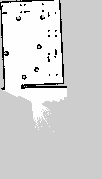
#> input picture navigation_setup/maps/map.pgm, 102 x 179 px, found by its file name
$ python test4.py
#> lines starting #> are read from the running program, lines starting #| are printed output that depends on the picture; after the words box and inside, x2 and y2 are one past the last pixel; in counts of white or black regions, pixels touching at a corner belong together
import cv2
import numpy as np
import itertools
import math
import os

# --- Function to find table leg candidates ---
def find_table_leg_candidates(image_path, config):
    """
    Finds potential table leg locations (small, dark, round-ish blobs)
    in a PGM occupancy map.
    """
    # 1. Load the image in grayscale
    img = cv2.imread(image_path, cv2.IMREAD_GRAYSCALE)
#> img is the input picture: shape (179, 102); min 0, max 254, mean 212.2
    if img is None:
        print(f"Error: Could not load image from {image_path}")
        return [], None

    height, width = img.shape
#> height = 179; width = 102
    print(f"Map dimensions: {width} pixels wide x {height} pixels high")
#| Map dimensions: 102 pixels wide x 179 pixels high

    # Map corners
    corners = {
        "Top-Left": (0, 0),
        "Top-Right": (width - 1, 0),
        "Bottom-Left": (0, height - 1),
        "Bottom-Right": (width - 1, height - 1)
    }

    print("\n--- Map Pixel Corners ---")
    for name, coord in corners.items():
        print(f"{name}: {coord}")

    output_img = cv2.cvtColor(img, cv2.COLOR_GRAY2BGR)
    for coord in corners.values():
        cv2.circle(output_img, coord, 10, (255, 0, 0), 2)
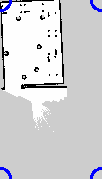
#> output_img: shape (179, 102, 3); 1.13% of pixels changed, all inside (x1, y1, x2, y2) = (0, 0, 102, 179)

    # 2. Thresholding
    _, binary_img = cv2.threshold(
        img,
        config['occupancy_threshold'],
        255,
        cv2.THRESH_BINARY_INV
    )
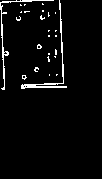
#> binary_img: shape (179, 102); 3.7% white in thin lines or dots, all inside (x1, y1, x2, y2) = (0, 0, 67, 90)

    # 3. Find blobs (contours)
    contours, _ = cv2.findContours(
        binary_img,
        cv2.RETR_EXTERNAL,
        cv2.CHAIN_APPROX_SIMPLE
    )
#> contours = 25 contours, 23 with area under 20; largest, box (x1, y1, x2, y2) and area: (21, 0, 67, 89) 134, (0, 0, 54, 90) 88

    leg_points = []
    print(f"\nFound {len(contours)} total dark blobs. Filtering...")
#> (printed output is left out)

    # 4. Filter the blobs
    for cnt in contours:
        area = cv2.contourArea(cnt)
        if config['min_area'] < area < config['max_area']:
            perimeter = cv2.arcLength(cnt, True)
            if perimeter == 0:
                continue
            circularity = (4 * np.pi * area) / (perimeter * perimeter)

            if circularity >= config['min_circularity']:
                M = cv2.moments(cnt)
                if M["m00"] != 0:
                    cx = int(M["m10"] / M["m00"])
                    cy = int(M["m01"] / M["m00"])
                    leg_points.append((cx, cy))
                    cv2.circle(output_img, (cx, cy), 5, (0, 255, 0), -1)
                    cv2.drawContours(output_img, [cnt], -1, (0, 0, 255), 1)
#> this loop made 25 passes
#> area on passes 24 to 25: 133.5, 88.5
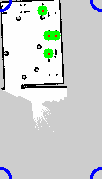
#> output_img: shape (179, 102, 3); 1.69% of pixels changed, all inside (x1, y1, x2, y2) = (37, 5, 61, 59)
#> after the loop, leg_points = [(48, 53), (55, 35), (48, 35), (42, 10)]

    return leg_points, output_img


# --- Helper functions for geometry ---
def dist_sq(p1, p2):
    """Calculates the squared Euclidean distance between two points."""
    return (p1[0] - p2[0])**2 + (p1[1] - p2[1])**2

def order_points(pts):
    """Sorts 4 points into a clockwise order for drawing."""
    cx = np.mean([p[0] for p in pts])
    cy = np.mean([p[1] for p in pts])

    def angle_from_centroid(p):
        return math.atan2(p[1] - cy, p[0] - cx)

    return sorted(pts, key=angle_from_centroid)


# --- Function to find rectangles from 4 points ---
def find_rectangles_from_points(points, output_img, config):
    """
    Finds parallelograms matching dimension constraints from a list of points.

    NOTE: This function only checks for 2 pairs of equal-length sides
    (2 'lengths' and 2 'breadths'). It does NOT check for right angles
    or equal diagonals, so it will find parallelograms, not just rectangles.
    """
    min_L_sq = config['min_len']**2
    max_L_sq = config['max_len']**2
    min_B_sq = config['min_breadth']**2
    max_B_sq = config['max_breadth']**2

    found_rectangles = []

    if len(points) < 4:
        return [], output_img

    # Check every combination of 4 points
    for combo in itertools.combinations(points, 4):
        p1, p2, p3, p4 = combo

        # Calculate all 6 pairs and their distances
        pairs = [
            (p1, p2), (p1, p3), (p1, p4),
            (p2, p3), (p2, p4), (p3, p4)
        ]

        dists_sq = []
        print("\n🔹 Checking 4-point combo:")
        for (a, b) in pairs:
            d2 = dist_sq(a, b)
            d = math.sqrt(d2)
            dists_sq.append(d2)
            print(f"   Pair {a} ↔ {b} → Distance = {d:.2f} px (sq={d2:.2f})")

        # Count matches
        breadth_matches = 0
        length_matches = 0

        for d_sq in dists_sq:
            is_breadth = (min_B_sq <= d_sq <= max_B_sq)
            is_length = (min_L_sq <= d_sq <= max_L_sq)

            if is_breadth:
                breadth_matches += 1
            elif is_length:
                length_matches += 1

        print(f"   Found: {length_matches} length matches, {breadth_matches} breadth matches.")

        # Check if exactly 2 of each (remaining 2 are diagonals)
        if breadth_matches == 2 and length_matches == 2:
            print("✅ 4-Point shape found! (2 matching lengths, 2 matching breadths)")

            # Order points and add to list
            ordered_pts = order_points([p1, p2, p3, p4])
            found_rectangles.append(ordered_pts)

            # Draw the polygon (Yellow)
            pts_array = np.array(ordered_pts, dtype=np.int32).reshape((-1, 1, 2))
            cv2.polylines(output_img, [pts_array], isClosed=True, color=(0, 255, 255), thickness=2)

    return found_rectangles, output_img


# --- NEW Function to find rectangles from 3 points ---
def find_rectangles_from_3_points(points, output_img, config):
    """
    Finds rectangles by checking 3-point combinations.

    This function checks if 3 points form a right-angled corner
    of the desired rectangle. If so, it infers the 4th point
    and draws the resulting rectangle.
    """
    min_L_sq = config['min_len']**2
    max_L_sq = config['max_len']**2
    min_B_sq = config['min_breadth']**2
    max_B_sq = config['max_breadth']**2
    # Tolerance for (L^2 + B^2 = D^2) check
    pythag_tol_sq = config.get('pythag_tolerance_sq', 50.0)

    found_rectangles = []

    if len(points) < 3:
        return [], output_img

    # Check every combination of 3 points
    for combo in itertools.combinations(points, 3):
        p1, p2, p3 = combo

        # Calculate squared distances
        d12_sq = dist_sq(p1, p2)
        d13_sq = dist_sq(p1, p3)
        d23_sq = dist_sq(p2, p3)

        # Store potential corners: (corner, adj1, adj2, hyp_sq)
        # We test each point as the potential corner of the right angle.
        potentials = [
            (p1, p2, p3, d23_sq),  # p1 is corner, d23 is hypotenuse
            (p2, p1, p3, d13_sq),  # p2 is corner, d13 is hypotenuse
            (p3, p1, p2, d12_sq)   # p3 is corner, d12 is hypotenuse
        ]

        print(f"\n🔹 Checking 3-point combo: {p1}, {p2}, {p3}")

        for corner, adj1, adj2, hyp_sq in potentials:
            side1_sq = dist_sq(corner, adj1)
            side2_sq = dist_sq(corner, adj2)

            # 1. Check for right angle (Pythagorean theorem)
            if abs(side1_sq + side2_sq - hyp_sq) > pythag_tol_sq:
                # print(f"   - {corner} as corner: Fails right-angle check.")
                continue

            # 2. Check if sides match Length and Breadth
            is_L1 = min_L_sq <= side1_sq <= max_L_sq
            is_B1 = min_B_sq <= side1_sq <= max_B_sq
            is_L2 = min_L_sq <= side2_sq <= max_L_sq
            is_B2 = min_B_sq <= side2_sq <= max_B_sq

            # Check for one L and one B (in either order)
            if (is_L1 and is_B2) or (is_B1 and is_L2):
                # Found a valid 3-point corner!
                print(f"✅ 3-Point corner found! Corner: {corner}, Sides: {math.sqrt(side1_sq):.1f}, {math.sqrt(side2_sq):.1f}")

                # Infer the 4th point using vector addition
                # P4 = P_adj1 + P_adj2 - P_corner
                p4_x = adj1[0] + adj2[0] - corner[0]
                p4_y = adj1[1] + adj2[1] - corner[1]
                p4 = (p4_x, p4_y)

                # Order points and add to list
                all_points = [corner, adj1, adj2, p4]
                ordered_pts = order_points(all_points)
                found_rectangles.append(ordered_pts)

                # Draw the inferred point (Blue X)
                cv2.circle(output_img, p4, 8, (255, 100, 0), 2)
                cv2.line(output_img, (p4[0]-5, p4[1]-5), (p4[0]+5, p4[1]+5), (255, 100, 0), 2)
                cv2.line(output_img, (p4[0]-5, p4[1]+5), (p4[0]+5, p4[1]-5), (255, 100, 0), 2)

                # Draw the full polygon (Magenta)
                pts_array = np.array(ordered_pts, dtype=np.int32).reshape((-1, 1, 2))
                cv2.polylines(output_img, [pts_array], isClosed=True, color=(255, 0, 255), thickness=2)

                # Found one, break from checking other corners for this combo
                break

    return found_rectangles, output_img


# --- Main script execution ---
if __name__ == "__main__":
    blob_config = {
        'occupancy_threshold': 100,
        'min_area': 0.9,
        'max_area': 10,
        'min_circularity': 0.6
    }

    rect_config = {
        'min_len': 35,
        'max_len': 37,
        'min_breadth': 25,
        'max_breadth': 27,
        # Tolerance for 3-point check (L^2 + B^2 = D^2)
        # A value of 50 allows for a combined error of ~7 pixels (sqrt(50))
        'pythag_tolerance_sq': 50.0
    }

    try:
        # Determine paths
        curr_dir = os.path.dirname(os.path.abspath(__file__))
    except NameError:
        # Fallback for interactive environments (like Jupyter)
        curr_dir = os.getcwd()
        print("Note: `__file__` not found, using current working directory.")

    image_file = os.path.join(curr_dir, "map.pgm")

    print(f"📂 Script directory: {curr_dir}")
    output_file = os.path.join(curr_dir, "table_legs_detected_with_rectangles2.png")

    try:
        # Stage 1: Find leg candidates
        points, visual_img = find_table_leg_candidates(image_file, blob_config)
#> points = [(48, 53), (55, 35), (48, 35), (42, 10)]

        if visual_img is None:
            raise Exception("Image loading failed.")

        print(f"\n--- Found {len(points)} potential table leg candidates ---")
#| --- Found 4 potential table leg candidates ---
        if points:
            print("Points (x, y):", points)
#| Points (x, y): [(48, 53), (55, 35), (48, 35), (42, 10)]

            # --- Stage 2a: Find rectangles from 4 candidates ---
            print("\n--- STAGE 2a: Checking 4-point combinations (Parallelograms) ---")
            rects_4, visual_img_with_rects = find_rectangles_from_points(
                points,
                visual_img,
                rect_config
            )
#> the loop in find_rectangles_from_points, `for combo in itertools.combinations(points, 4):` made 1 pass
#> (p1, p2, p3, p4) on pass 1: ((48, 53), (55, 35), (48, 35), (42, 10))
#| 🔹 Checking 4-point combo:
#|    Pair (48, 53) ↔ (55, 35) → Distance = 19.31 px (sq=373.00)
#|    Pair (48, 53) ↔ (48, 35) → Distance = 18.00 px (sq=324.00)
#|    Pair (48, 53) ↔ (42, 10) → Distance = 43.42 px (sq=1885.00)
#|    Pair (55, 35) ↔ (48, 35) → Distance = 7.00 px (sq=49.00)
#|    Pair (55, 35) ↔ (42, 10) → Distance = 28.18 px (sq=794.00)
#|    Pair (48, 35) ↔ (42, 10) → Distance = 25.71 px (sq=661.00)
#|    Found: 0 length matches, 1 breadth matches.
#> after the loop in find_rectangles_from_points, `for combo in itertools.combinations(points, 4):`: found_rectangles = []
#> rects_4 = []

            # --- Stage 2b: Find rectangles from 3 candidates (Inferring 4th) ---
            print("\n--- STAGE 2b: Checking 3-point combinations (Right-Angle Rectangles) ---")
            rects_3, visual_img_with_rects = find_rectangles_from_3_points(
                points,
                visual_img_with_rects,  # Use the image from the previous step
                rect_config
            )
#> the loop in find_rectangles_from_3_points, `for combo in itertools.combinations(points, 3):` made 4 passes
#> (p1, p2, p3, d12_sq, d13_sq, d23_sq) on passes 1 to 4: ((48, 53), (55, 35), (48, 35), 373, 324, 49), ((48, 53), (55, 35), (42, 10), 373, 1885, 794), ((48, 53), (48, 35), (42, 10), 324, 1885, 661), ((55, 35), (48, 35), (42, 10), 49, 794, 661)
#| 🔹 Checking 3-point combo: (48, 53), (55, 35), (48, 35)
#| 🔹 Checking 3-point combo: (48, 53), (55, 35), (42, 10)
#| 🔹 Checking 3-point combo: (48, 53), (48, 35), (42, 10)
#| 🔹 Checking 3-point combo: (55, 35), (48, 35), (42, 10)
#> rects_3 = []

            total_rectangles = rects_4 + rects_3
#> total_rectangles = []

            print("\n\n--- DETECTION SUMMARY ---")
            print(f"Found {len(rects_4)} shapes from 4-point check (Yellow)")
#| Found 0 shapes from 4-point check (Yellow)
            print(f"Found {len(rects_3)} shapes from 3-point check (Magenta)")
#| Found 0 shapes from 3-point check (Magenta)
            print(f"--- Total {len(total_rectangles)} matching shapes ---")
#| --- Total 0 matching shapes ---

            for i, rect in enumerate(total_rectangles):
                print(f"Shape {i+1}: {rect}")
#> this loop made 0 passes

            cv2.imwrite(output_file, visual_img_with_rects)
            print(f"\n✅ Saved visualization with all shapes to {output_file}")
        else:
            print("\nNo leg candidates found, so no shapes to fit.")
            cv2.imwrite(output_file, visual_img)
            print(f"\n✅ Saved visualization (no legs found) to {output_file}")

    except FileNotFoundError:
        print(f"Error: The file '{image_file}' was not found.")
        print("Please ensure 'map.pgm' is in the same directory as the script.")
    except Exception as e:
        print(f"An error occurred: {e}")

$ run again, with detecting_racks/detecting_racks/scripts/testing/maps.pgm copied over navigation_setup/maps/map.pgm
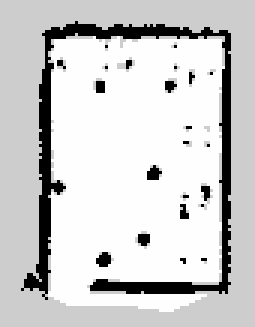
#> input picture detecting_racks/detecting_racks/scripts/testing/maps.pgm, 85 x 109 px, found by its file name (shown 3 times larger)
#> in find_table_leg_candidates, img is the input picture: shape (109, 85); min 0, max 254, mean 206
#| Map dimensions: 85 pixels wide x 109 pixels high
#> in find_table_leg_candidates, `_, binary_img = cv2.threshold( img, config['occupancy_threshold'], 255..`:
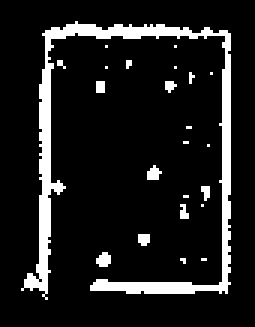
#> binary_img: shape (109, 85) (shown 3 times larger); 11.2% white; 23 white regions (22 under 20 px)
#> contours = 23 contours, 22 with area under 20; largest, box (x1, y1, x2, y2) and area: (7, 7, 77, 100) 628
#> (printed output is left out)
#> the loop in find_table_leg_candidates, `for cnt in contours:` made 23 passes
#> area on pass 23: 628
#> after the loop in find_table_leg_candidates, `for cnt in contours:`:
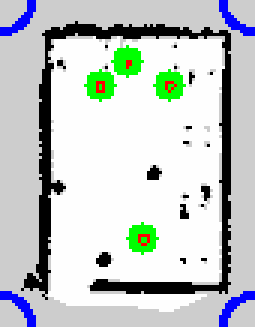
#> output_img: shape (109, 85, 3) (shown 3 times larger); mean B, G, R 199.6, 201.9, 194.8
#> after the loop in find_table_leg_candidates, `for cnt in contours:`: leg_points = [(47, 79), (56, 28), (33, 28), (42, 20)]
#| --- Found 4 potential table leg candidates ---
#| Points (x, y): [(47, 79), (56, 28), (33, 28), (42, 20)]
#> the loop in find_rectangles_from_points, `for combo in itertools.combinations(points, 4):` made 1 pass
#> (p1, p2, p3, p4) on pass 1: ((47, 79), (56, 28), (33, 28), (42, 20))
#> (printed output is left out)
#> after the loop in find_rectangles_from_points, `for combo in itertools.combinations(points, 4):`: found_rectangles = []
#> the loop in find_rectangles_from_3_points, `for combo in itertools.combinations(points, 3):` made 4 passes
#> (p1, p2, p3, d12_sq, d13_sq, d23_sq) on passes 1 to 4: ((47, 79), (56, 28), (33, 28), 2682, 2797, 529), ((47, 79), (56, 28), (42, 20), 2682, 3506, 260), ((47, 79), (33, 28), (42, 20), 2797, 3506, 145), ((56, 28), (33, 28), (42, 20), 529, 260, 145)
#> (printed output is left out)
#| Found 0 shapes from 4-point check (Yellow)
#| Found 0 shapes from 3-point check (Magenta)
#| --- Total 0 matching shapes ---
